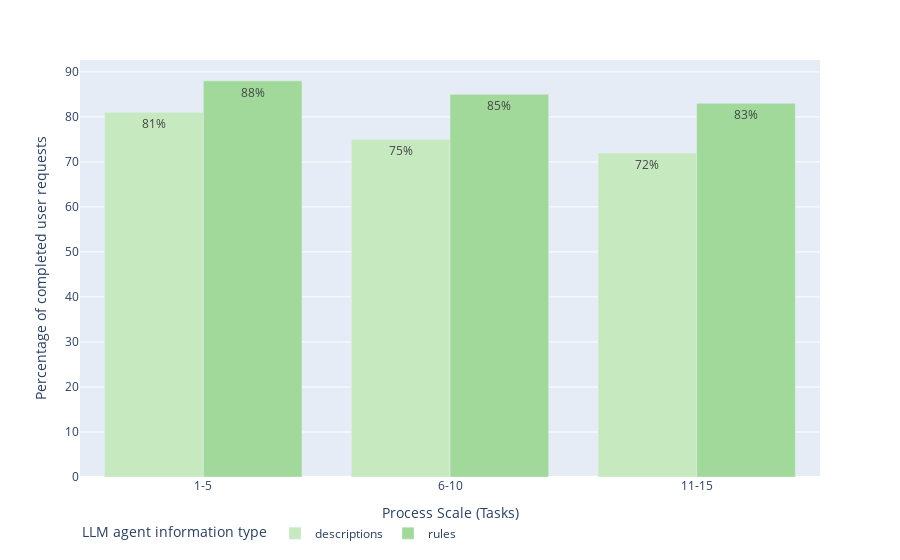

Notebook source saved alongside this figure:
### Code cell
c = pd.concat([c0, c1])
c = c.reset_index()
c = c[c["completed"] == 1]
c = c.sort_values(["scale_id", "method"])
display(c)
fig = px.bar(
    c, 
    x='scale', 
    y='count', 
    color='method', 
    barmode='group', 
    #title="Percentage of completed processes",
    labels={
        "scale": "Process Scale (Tasks)",
        "count": "Percentage of completed user requests",
        "method": "LLM agent information type",
    },
    color_discrete_sequence=px.colors.sequential.Greens[2:4],
    text=[f'{int(j)}%' for j in c["count"]]
)
fig.update_layout(legend=dict(
    orientation="h",
    #yanchor="bottom",
    #y=-0.25,
    #xanchor="right",
    #x=0.8
))
fig.update_traces(textposition='inside')
config = {
  'toImageButtonOptions': {
    'format': 'png', # one of png, svg, jpeg, webp
    'filename': 'simulation_results_user_requests',
    'height': 600,
    'width': 1000,
    'scale':10 # Multiply title/legend/axis/canvas sizes by this factor
  }
}
fig.show(config=config)

### Figure 1 — Plotly figure (JSON) as saved in the notebook; plotly's stock layout.template omitted (floating-point values rounded to 4 significant figures)
{"data": [{"alignmentgroup": "True", "hovertemplate": "LLM agent information type=descriptions<br>Process Scale (Tasks)=%{x}<br>Percentage of completed user requests=%{y}<br>text=%{text}<extra></extra>", "legendgroup": "descriptions", "marker": {"color": "rgb(199,233,192)", "pattern": {"shape": ""}}, "name": "descriptions", "offsetgroup": "descriptions", "orientation": "v", "showlegend": true, "text": ["81%", "75%", "72%"], "textposition": "inside", "type": "bar", "x": ["1-5", "6-10", "11-15"], "xaxis": "x", "y": [81.0, 75.0, 72.0], "yaxis": "y"}, {"alignmentgroup": "True", "hovertemplate": "LLM agent information type=rules<br>Process Scale (Tasks)=%{x}<br>Percentage of completed user requests=%{y}<br>text=%{text}<extra></extra>", "legendgroup": "rules", "marker": {"color": "rgb(161,217,155)", "pattern": {"shape": ""}}, "name": "rules", "offsetgroup": "rules", "orientation": "v", "showlegend": true, "text": ["88%", "85%", "83%"], "textposition": "inside", "type": "bar", "x": ["1-5", "6-10", "11-15"], "xaxis": "x", "y": [88.0, 85.0, 83.0], "yaxis": "y"}], "layout": {"barmode": "group", "legend": {"orientation": "h", "title": {"text": "LLM agent information type"}, "tracegroupgap": 0}, "margin": {"t": 60}, "xaxis": {"anchor": "y", "domain": [0, 1], "title": {"text": "Process Scale (Tasks)"}}, "yaxis": {"anchor": "x", "domain": [0, 1], "title": {"text": "Percentage of completed user requests"}}}}
